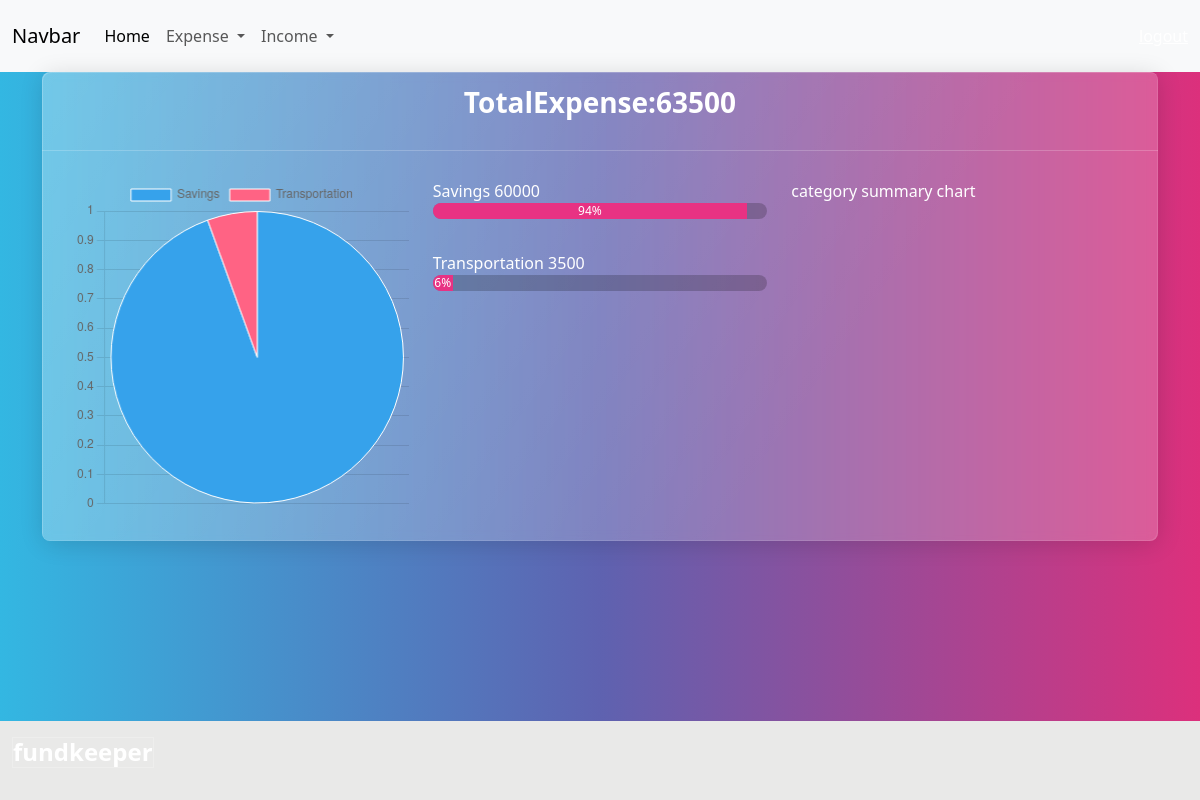
/expense/summary/ (signed in), run on the app's committed database.
### budget/models.py (models this page shows, shortened)
class Expense(models.Model):
    title=models.CharField(max_length=200)
    amount=models.PositiveIntegerField()
    expense_categories = (
        ("Housing", "Housing"),
        ("Transportation", "Transportation"),
        ("Food", "Food"),
        ("Health", "Health"),
        ("Entertainment", "Entertainment"),
        ("DebtPayments", "Debt Payments"),
        ("PersonalCare", "Personal Care"),
        ("Education", "Education"),
        ("Savings", "Savings"),
        ("Miscellaneous", "Miscellaneous")
    )
    category=models.CharField(max_length=200,choices=expense_categories,default="Miscellaneous")
    user_object=models.ForeignKey(User,on_delete=models.CASCADE)
    created_date=models.DateTimeField(auto_now_add=True)
    priority_options=(
        ("need","need"),
        ("want","want")
    )
    priority=models.CharField(max_length=200,choices=priority_options,default="need")

### budget/views.py (the view)
# urls.py: path("expense/summary/",views.ExpenseSummeryView.as_view(),name="expense-summary"),
@method_decorator(Signin_required,name="dispatch")
class ExpenseSummeryView(View):
    def get(self,request,*args,**kwargs):
        current_month=timezone.now().month
        current_year=timezone.now().year
        expense_list=Expense.objects.filter(created_date__month=current_month,created_date__year=current_year,user_object=request.user)
        expense_total=expense_list.values("amount").aggregate(total=Sum("amount"))
        print(expense_total)
        category_summary=expense_list.values("category").annotate(total=Sum("amount"))
        print(category_summary)
        priority_summary=expense_list.values("priority").annotate(total=Sum("amount"))
        print(priority_summary)
        data={
              "expense_total":expense_total,
              "category_summary":category_summary,
              "priority_summary":priority_summary,
              }
        return render(request,"expense_summary.html",data)

### budget/templatetags/custom_filters.py (called while the page is built)
@register.filter
def percentage(value,total):
    return 0 if total==0 else round((value/total)*100)

### budget/templates/expense_summary.html (shortened to what this page needs)
{%extends 'base.html'%}
{%block main_block%}
{%load custom_filters%}
<div class="container">
    <div class="card" >
        <div class="card-header">
            <h3 class="text-center fw-bold">TotalExpense:{{expense_total.total}}</h3>
        </div>
        <div class="card-body">
            <div class="row">
                <div class="col-4">
                    <canvas id="myChart" class="w-100"></canvas>
                </div>
                <div class="col-4">
                  {%for cs in category_summary%}
                  {{cs.category}} {{cs.total}}
                  <div class="progress mb-3" role="progressbar" aria-label="Example with label" aria-valuenow="25" aria-valuemin="0" aria-valuemax="100">
                    <div class="progress-bar" style="width:{{cs.total|percentage:expense_total.total}}%">{{cs.total|percentage:expense_total.total}}%</div>
                  </div>
                  {%endfor%}
                </div>
                <div class="col-4">category summary chart</div>
            </div>
        </div>
    </div>
</div>
{%endblock%}
{%block script_block%}
<script>
  const ctx = document.getElementById('myChart');
  new Chart(ctx, {
    type: 'pie',
    data: {
      labels: [{%for cs in category_summary%}"{{cs.category}}",{%endfor%}],
      datasets: [{
        label: '# of Votes',
        data: [{%for cs in category_summary%}"{{cs.total}}",{%endfor%}],
        borderWidth: 1
      }]
    },
    options: {
      scales: {
        y: {
          beginAtZero: true
        }
      }
    }
  });
</script>
{%endblock%}

### budget/templates/base.html (shortened to what this page needs)
<!DOCTYPE html>
{%load static%}
<html lang="en">
<head>
    <link rel="stylesheet" href="{%static 'css/bootstrap.min.css'%}">
    <link rel="stylesheet" href="https://cdnjs.cloudflare.com/ajax/libs/font-awesome/6.5.2/css/all.min.css" />
    <link href="https://unpkg.com/aos@2.3.1/dist/aos.css" rel="stylesheet">
</head>
<body>
    <nav class="navbar navbar-expand-lg bg-body-tertiary">
        <div class="container-fluid">
          <a class="navbar-brand" href="#">Navbar</a>
          <div class="collapse navbar-collapse" id="navbarSupportedContent">
            <ul class="navbar-nav me-auto mb-2 mb-lg-0">
              <li class="nav-item">
                <a class="nav-link active" aria-current="page" href="{%url 'dashboard'%}">Home</a>
              </li>
              <li class="nav-item dropdown">
                <a class="nav-link dropdown-toggle" href="#" role="button" data-bs-toggle="dropdown" aria-expanded="false">
                  Expense
                </a>
              </li>
              <li class="nav-item">
                <li class="nav-item dropdown">
                  <a class="nav-link dropdown-toggle" href="#" role="button" data-bs-toggle="dropdown" aria-expanded="false">
                    Income
                  </a>
                </li>
            </ul>
           <a href="{%url 'signout'%}">logout</a>
          </div>
        </div>
      </nav>
      {%block main_block%}
      {%endblock%}
      <nav class="navbar fixed-bottom bg-body-secondary">
        <div class="container-fluid">
        <h4 class="text-center border">fundkeeper</h4>
        </div>
      </nav>
</body>
    {%block script_block%}
    {%endblock%}
</html>

### data on the page
Expense: category "Savings", total "60000", total|percentage "94"

### other printed values
{{ expense_total.total }} "63500"
{{ cs.category }} "Transportation"
{{ cs.total }} "3500"
{{ cs.total|percentage:expense_total.total }} "6"
chart data {{ cs.category }} Savings, Transportation
chart data {{ cs.total }} 60000, 3500
